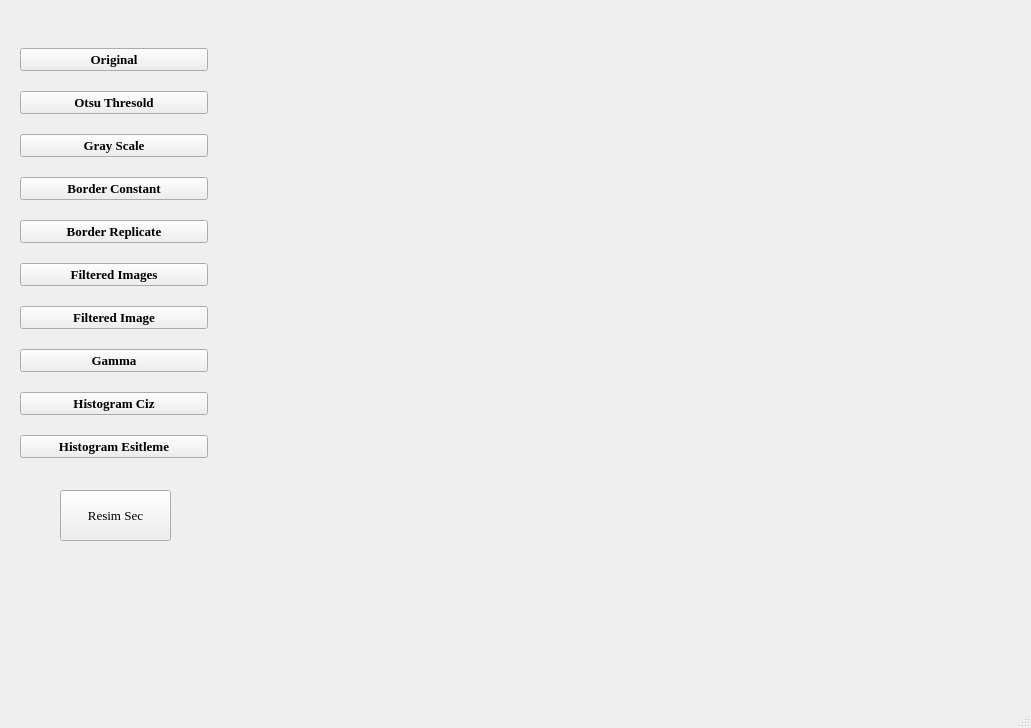
<?xml version="1.0" encoding="UTF-8"?>
<ui version="4.0">
 <class>MainWindow</class>
 <widget class="QMainWindow" name="MainWindow">
  <property name="geometry">
   <rect>
    <x>0</x>
    <y>0</y>
    <width>1031</width>
    <height>728</height>
   </rect>
  </property>
  <property name="windowTitle">
   <string>MainWindow</string>
  </property>
  <widget class="QWidget" name="centralwidget">
   <widget class="QWidget" name="verticalLayoutWidget">
    <property name="geometry">
     <rect>
      <x>20</x>
      <y>34</y>
      <width>188</width>
      <height>441</height>
     </rect>
    </property>
    <layout class="QVBoxLayout" name="verticalLayout">
     <item>
      <widget class="QPushButton" name="btnOriginal">
       <property name="font">
        <font>
         <family>Georgia</family>
         <pointsize>10</pointsize>
         <weight>75</weight>
         <bold>true</bold>
        </font>
       </property>
       <property name="text">
        <string>Original</string>
       </property>
      </widget>
     </item>
     <item>
      <widget class="QPushButton" name="btnOtsu">
       <property name="font">
        <font>
         <family>Georgia</family>
         <pointsize>10</pointsize>
         <weight>75</weight>
         <bold>true</bold>
        </font>
       </property>
       <property name="text">
        <string>Otsu Thresold</string>
       </property>
      </widget>
     </item>
     <item>
      <widget class="QPushButton" name="btnGray">
       <property name="font">
        <font>
         <family>Georgia</family>
         <pointsize>10</pointsize>
         <weight>75</weight>
         <bold>true</bold>
        </font>
       </property>
       <property name="text">
        <string>Gray Scale</string>
       </property>
      </widget>
     </item>
     <item>
      <widget class="QPushButton" name="btnBrdrCnst">
       <property name="font">
        <font>
         <family>Georgia</family>
         <pointsize>10</pointsize>
         <weight>75</weight>
         <bold>true</bold>
        </font>
       </property>
       <property name="text">
        <string>Border Constant</string>
       </property>
      </widget>
     </item>
     <item>
      <widget class="QPushButton" name="btnBrdrRplct">
       <property name="font">
        <font>
         <family>Georgia</family>
         <pointsize>10</pointsize>
         <weight>75</weight>
         <bold>true</bold>
        </font>
       </property>
       <property name="text">
        <string>Border Replicate</string>
       </property>
      </widget>
     </item>
     <item>
      <widget class="QPushButton" name="btnFiltre">
       <property name="font">
        <font>
         <family>Georgia</family>
         <pointsize>10</pointsize>
         <weight>75</weight>
         <bold>true</bold>
        </font>
       </property>
       <property name="text">
        <string>Filtered Images</string>
       </property>
      </widget>
     </item>
     <item>
      <widget class="QPushButton" name="btnFiltre2d">
       <property name="font">
        <font>
         <family>Georgia</family>
         <pointsize>10</pointsize>
         <weight>75</weight>
         <bold>true</bold>
        </font>
       </property>
       <property name="text">
        <string>Filtered Image</string>
       </property>
      </widget>
     </item>
     <item>
      <widget class="QPushButton" name="btnGamma">
       <property name="font">
        <font>
         <family>Georgia</family>
         <pointsize>10</pointsize>
         <weight>75</weight>
         <bold>true</bold>
        </font>
       </property>
       <property name="text">
        <string>Gamma</string>
       </property>
      </widget>
     </item>
     <item>
      <widget class="QPushButton" name="btnHist">
       <property name="font">
        <font>
         <family>Georgia</family>
         <pointsize>10</pointsize>
         <weight>75</weight>
         <bold>true</bold>
        </font>
       </property>
       <property name="text">
        <string>Histogram Ciz</string>
       </property>
      </widget>
     </item>
     <item>
      <widget class="QPushButton" name="btnHistEsit">
       <property name="font">
        <font>
         <family>Georgia</family>
         <pointsize>10</pointsize>
         <weight>75</weight>
         <bold>true</bold>
        </font>
       </property>
       <property name="text">
        <string>Histogram Esitleme</string>
       </property>
      </widget>
     </item>
    </layout>
   </widget>
   <widget class="QPushButton" name="btnSec">
    <property name="geometry">
     <rect>
      <x>60</x>
      <y>490</y>
      <width>111</width>
      <height>51</height>
     </rect>
    </property>
    <property name="font">
     <font>
      <family>Georgia</family>
      <pointsize>10</pointsize>
     </font>
    </property>
    <property name="text">
     <string>Resim Sec</string>
    </property>
   </widget>
   <widget class="QLabel" name="label">
    <property name="geometry">
     <rect>
      <x>330</x>
      <y>40</y>
      <width>621</width>
      <height>471</height>
     </rect>
    </property>
    <property name="text">
     <string/>
    </property>
    <property name="pixmap">
     <pixmap>Pictures/ronaldo.jpg</pixmap>
    </property>
   </widget>
  </widget>
  <widget class="QStatusBar" name="statusbar"/>
 </widget>
 <resources/>
 <connections/>
</ui>
